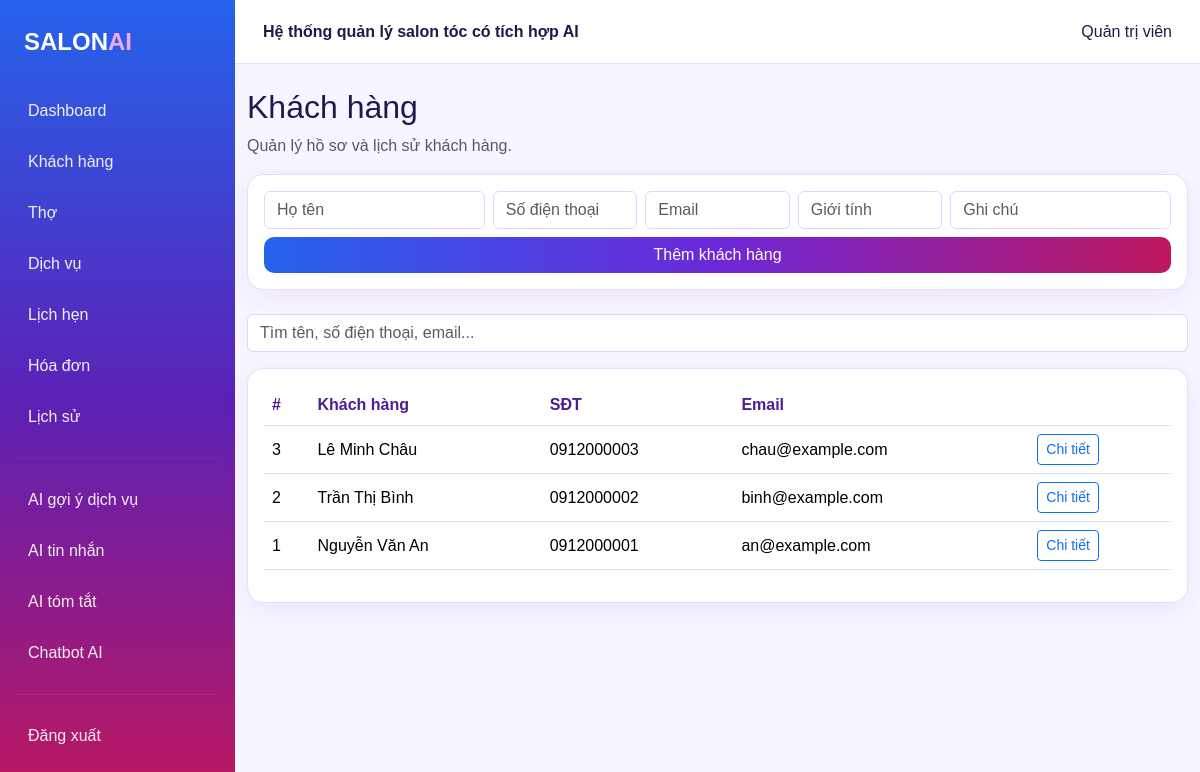
The page /customers (signed in) on the database its author committed.
### tables this page shows
CREATE TABLE users (
            id INTEGER PRIMARY KEY AUTOINCREMENT,
            username TEXT UNIQUE NOT NULL,
            password_hash TEXT NOT NULL,
            full_name TEXT NOT NULL,
            role TEXT NOT NULL DEFAULT 'receptionist',
            created_at TEXT DEFAULT CURRENT_TIMESTAMP
        );

CREATE TABLE customers (
            id INTEGER PRIMARY KEY AUTOINCREMENT,
            full_name TEXT NOT NULL,
            phone TEXT UNIQUE NOT NULL,
            email TEXT,
            gender TEXT,
            birthday TEXT,
            note TEXT,
            created_at TEXT DEFAULT CURRENT_TIMESTAMP
        );

### app.py (the view, shortened to what this page needs)
@app.route("/customers", methods=["GET", "POST"])
@login_required
def customers():
    q = request.args.get("q", "").strip()
    rows = database.list_customers(q)
    return render_template("customers.html", customers=rows, query=q)

### app.py (called while the page is built)
def login_required(view):
    @wraps(view)
    def wrapper(*args, **kwargs):
        if "user_id" not in session:
            return redirect(url_for("login", next=request.path))
        return view(*args, **kwargs)
    return wrapper

def is_admin():
    return session.get("role") == "admin"

def is_receptionist():
    return session.get("role") == "receptionist"

def is_barber():
    return session.get("role") == "barber"

@app.context_processor
def inject_globals():
    return {
        "current_user": database.get_user(session["user_id"]) if session.get("user_id") else None,
        "is_admin": is_admin(),
        "is_receptionist": is_receptionist(),
        "is_barber": is_barber(),
        "now": datetime.now(),
    }

### database.py (called while the page is built)
def get_db_connection():
    conn = sqlite3.connect(DB_PATH)
    conn.row_factory = sqlite3.Row
    conn.execute("PRAGMA foreign_keys = ON")
    return conn

def get_user(user_id):
    conn = get_db_connection()
    row = conn.execute("SELECT * FROM users WHERE id=?", (user_id,)).fetchone()
    conn.close()
    return dict(row) if row else None

def list_customers(q=""):
    conn = get_db_connection()
    if q:
        rows = conn.execute("SELECT * FROM customers WHERE full_name LIKE ? OR phone LIKE ? OR email LIKE ? ORDER BY id DESC", (f"%{q}%",f"%{q}%",f"%{q}%")).fetchall()
    else:
        rows = conn.execute("SELECT * FROM customers ORDER BY id DESC").fetchall()
    conn.close(); return [dict(r) for r in rows]

### templates/customers.html
{% extends 'base.html' %}
{% block content %}
<div class="d-flex justify-content-between align-items-center">
  <div>
    <h2>Khách hàng</h2>
    <p class="text-muted">Quản lý hồ sơ và lịch sử khách hàng.</p>
  </div>
</div>
<form class="card p-3 mb-4" method="post">
  <div class="row g-2">
    <div class="col-md-3">
      <input name="full_name" class="form-control" placeholder="Họ tên" required>
    </div>
    <div class="col-md-2">
      <input name="phone" class="form-control" placeholder="Số điện thoại" required>
    </div>
    <div class="col-md-2">
      <input name="email" class="form-control" placeholder="Email">
    </div>
    <div class="col-md-2">
      <input name="gender" class="form-control" placeholder="Giới tính">
    </div>
    <div class="col-md-3">
      <input name="note" class="form-control" placeholder="Ghi chú">
    </div>
  </div>
  <button class="btn btn-primary mt-2">Thêm khách hàng</button>
</form>
<form class="mb-3">
  <input class="form-control" name="q" value="{{ query }}" placeholder="Tìm tên, số điện thoại, email...">
</form>
<div class="card p-3">
  <table class="table table-hover">
    <thead>
      <tr>
        <th>#</th>
        <th>Khách hàng</th>
        <th>SĐT</th>
        <th>Email</th>
        <th></th>
      </tr>
    </thead>
    <tbody>
      {% for c in customers %}
        <tr>
          <td>{{ c.id }}</td>
          <td>{{ c.full_name }}</td>
          <td>{{ c.phone }}</td>
          <td>{{ c.email or '' }}</td>
          <td>
            <a class="btn btn-sm btn-outline-primary" href="{{ url_for('customer_detail', customer_id=c.id) }}">Chi tiết</a>
          </td>
        </tr>
      {% endfor %}
    </tbody>
  </table>
</div>
{% endblock %}

### templates/base.html (shortened to what this page needs)
<!doctype html>
<html lang="vi">
<head>
  <link href="https://cdn.jsdelivr.net/npm/bootstrap@5.3.3/dist/css/bootstrap.min.css" rel="stylesheet">
  <link rel="stylesheet" href="{{ url_for('static', filename='css/style.css') }}">
</head>
<body>
<div class="layout">
  <aside class="sidebar">
    <div class="brand">SALON<span>AI</span></div>
    <a href="{{ url_for('dashboard') }}">Dashboard</a>
    <a href="{{ url_for('customers') }}">Khách hàng</a>
    {% if is_admin or is_receptionist %}<a href="{{ url_for('barbers') }}">Thợ</a>{% endif %}
    <a href="{{ url_for('services') }}">Dịch vụ</a>
    <a href="{{ url_for('appointments') }}">Lịch hẹn</a>
    {% if is_admin or is_receptionist %}<a href="{{ url_for('invoices') }}">Hóa đơn</a>{% endif %}
    <a href="{{ url_for('history') }}">Lịch sử</a>
    <hr>
    <a href="{{ url_for('ai_recommendation_page') }}">AI gợi ý dịch vụ</a>
    <a href="{{ url_for('ai_message_page') }}">AI tin nhắn</a>
    <a href="{{ url_for('ai_summary_page') }}">AI tóm tắt</a>
    <a href="{{ url_for('chat_page') }}">Chatbot AI</a>
    <hr>
    <a href="{{ url_for('logout') }}">Đăng xuất</a>
  </aside>
  <main class="main">
    <header class="topbar"><div><strong>Hệ thống quản lý salon tóc có tích hợp AI</strong></div><div>{{ current_user.full_name if current_user else '' }}</div></header>
    <div class="container-fluid py-4">
      {% block content %}{% endblock %}
    </div>
  </main>
</div>
</body>
</html>

### static/css/style.css (style rules this page uses)
* { box-sizing: border-box; }
body { margin: 0; background: #f7f5ff; color: #1e1b4b; font-family: Arial, sans-serif; }
.layout { display: flex; min-height: 100vh; }
.sidebar { width: 235px; min-height: 100vh; position: fixed; left: 0; top: 0; padding: 24px 16px; color: #fff; background: linear-gradient( 180deg, #2563eb 0%, #5b21b6 50%, #be185d 100% ); }
.sidebar .brand { font-size: 24px; font-weight: 800; margin-bottom: 28px; padding: 0 8px; }
.sidebar .brand span { color: #f0abfc; }
.sidebar a { display: block; padding: 11px 12px; margin-bottom: 5px; border-radius: 10px; color: rgba(255, 255, 255, 0.92); text-decoration: none; transition: 0.2s; }
.sidebar hr { margin: 18px 0; border: 0; border-top: 1px solid rgba(255,255,255,0.2); }
.main { width: calc(100% - 235px); margin-left: 235px; min-height: 100vh; }
.topbar { height: 64px; padding: 0 28px; display: flex; align-items: center; justify-content: space-between; background: #fff; border-bottom: 1px solid #eadcff; }
.card { background: #fff; border: 1px solid #eadcff; border-radius: 16px; box-shadow: 0 8px 25px rgba(109, 40, 217, 0.07); }
.btn-primary { border: 0; color: #fff; background: linear-gradient( 90deg, #2563eb, #6d28d9, #be185d ); border-radius: 10px; transition: 0.2s; }
a { color: #6d28d9; }
.table { vertical-align: middle; }
.table thead { background: #f3e8ff; }
.table th { color: #4c1d95; }
input, select, textarea { border-color: #ddd6fe !important; }

### rows shown on the page
users: full_name "Quản trị viên"
customers: id "3", full_name "Lê Minh Châu", phone "0912000003", email "chau@example.com"
customers: id "2", full_name "Trần Thị Bình", phone "0912000002", email "binh@example.com"
customers: id "1", full_name "Nguyễn Văn An", phone "0912000001", email "an@example.com"
